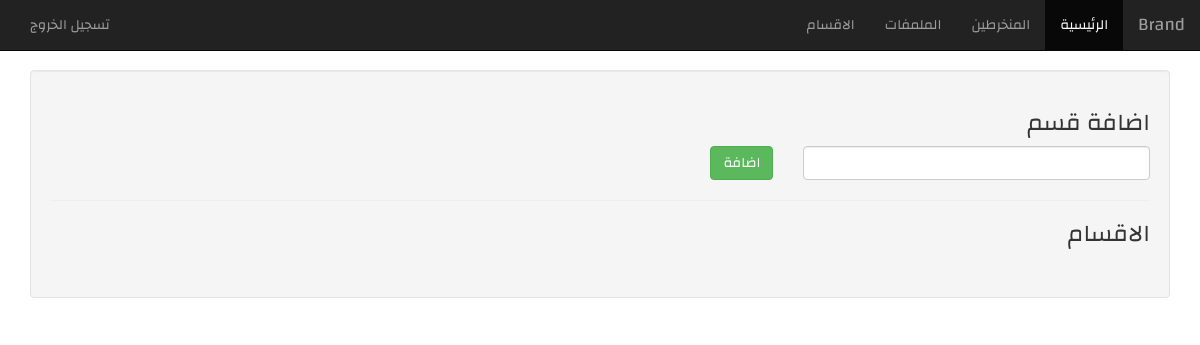
The page /admin/categories.php (signed in) on the database as committed earlier.
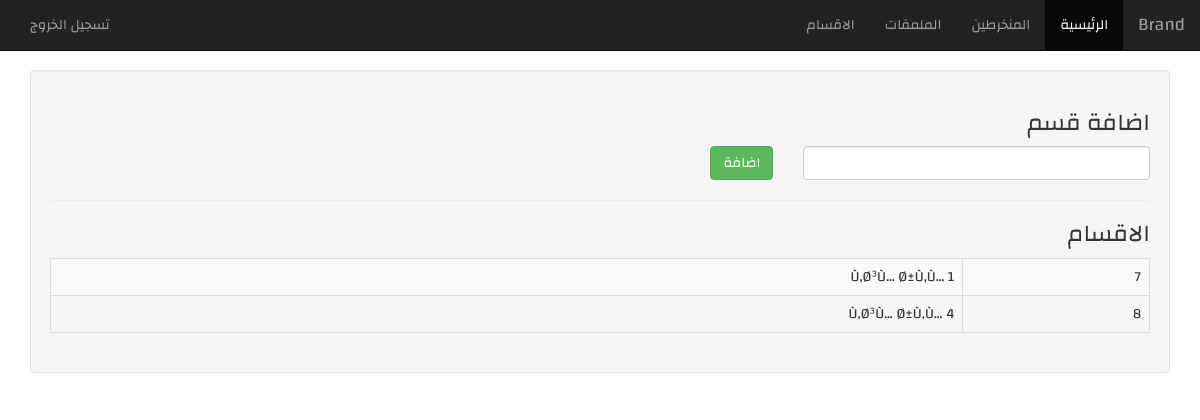
The same page on the database as committed later.
### tables this page shows
CREATE TABLE `categories` (
  `ID` int(11) NOT NULL,
  `NOM_CAT` varchar(255) NOT NULL
);

### admin/categories.php (the view, shortened to what this page needs)
<?php
include '../inc/conf.php';
$cats = "";
$result = $conn->query("SELECT * FROM categories");
if ($result->num_rows > 0) {
    while($row = $result->fetch_assoc()) {
      $id = $row["ID"];
      $name =  $row["NOM_CAT"];
$cats .= "<tr><td>$id</td><td>$name</td></tr>";
    }
}
 ?>
 <!DOCTYPE html>
 <html>
   <head>
     <link rel="stylesheet" href="../libs/bootstrap/dist/css/bootstrap.css">
     <link rel="stylesheet" href="../libs/font-awesome/css/font-awesome.css">
     <link rel="stylesheet" href="../libs/bootstrap-rtl/dist/css/bootstrap-rtl.css">
     <link rel="stylesheet" href="../libs/css/main.css">
   </head>
   <body>
<?php
include '../inc/navadmin.php';
 ?>
<div class="container">
<div class="well">
  <h3>اضافة  قسم</h3>
<form class="" action="categories.php" method="post">
<div class="row">
<div class="col-sm-4">
  <input type="text" class="form-control" name="addcat" value="" required>
</div>
<div class="col-md-3">
<button type="submit" class="btn btn-success" name="button">اضافة</button>
</div>
</div>
</form>
<hr>
  <h3>الاقسام</h3>
  <table class="table table-bordered table-striped">
<?php print $cats; ?>
</table>
</div>
</div>
   </body>
  </html>

### inc/navadmin.php (shortened to what this page needs)
<nav class="navbar navbar-inverse navbar-fixed-top">
  <div class="container-fluid">
    <div class="navbar-header">
      <a class="navbar-brand" href="#">Brand</a>
    </div>
    <div class="collapse navbar-collapse" id="bs-example-navbar-collapse-1">
      <ul class="nav navbar-nav">
        <li class="active"><a href="#">الرئيسية <span class="sr-only">(current)</span></a></li>
        <li><a href="adherents.php">المنخرطين</a></li>
        <li><a href="adherents.php">الملمفات</a></li>
        <li><a href="categories.php">الاقسام</a></li>
      </ul>
      <ul class="nav navbar-nav navbar-left">
        <li><a href="./?action=logout">تسجيل الخروج</a></li>
      </ul>
    </div>
  </div>
</nav>

### libs/css/main.css (style rules this page uses)
body { font-family: 'Changa' , Tahoma; }

### admin/categories.php (style rules this page uses)
body { padding-top: 70px }

Rows that differ between the two databases and show on the page:
added categories: ID "7", NOM_CAT "Ù‚Ø³Ù… Ø±Ù‚Ù… 1"
added categories: ID "8", NOM_CAT "Ù‚Ø³Ù… Ø±Ù‚Ù… 4"
